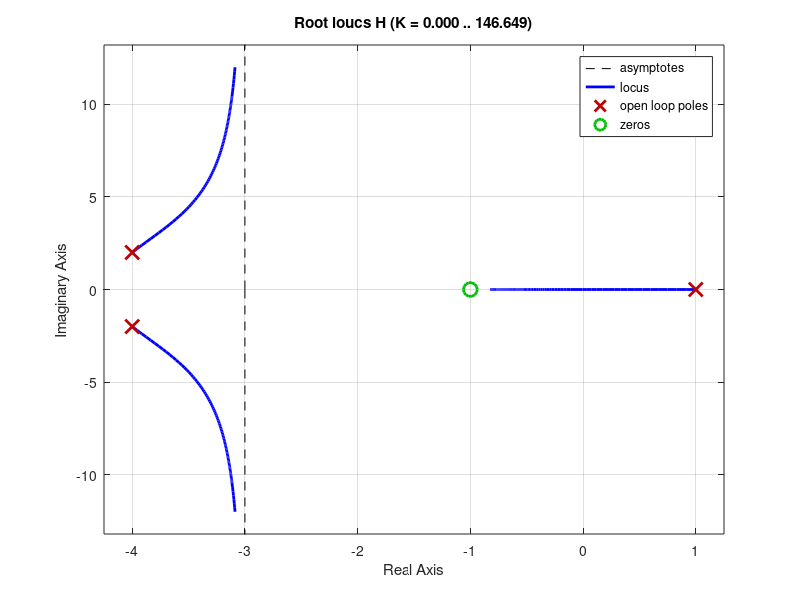

Recreate this plot in MATLAB.
poles = [ -4 + 2j, -4 - 2j, 1 ];
zeros = [ -1 ];

b_coefficients = poly(zeros);
a_coefficients = poly(poles);

H = tf(b_coefficients,a_coefficients);
rlocus(H)